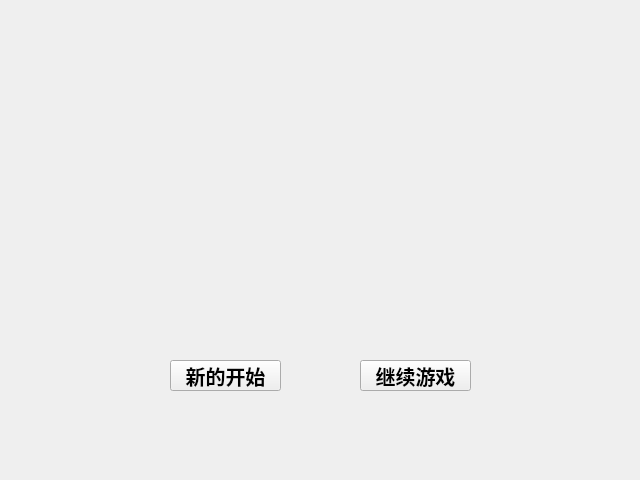
<?xml version="1.0" encoding="UTF-8"?>
<ui version="4.0">
 <class>StartMenu</class>
 <widget class="QWidget" name="StartMenu">
  <property name="geometry">
   <rect>
    <x>0</x>
    <y>0</y>
    <width>640</width>
    <height>480</height>
   </rect>
  </property>
  <property name="windowTitle">
   <string>Form</string>
  </property>
  <property name="autoFillBackground">
   <bool>false</bool>
  </property>
  <property name="styleSheet">
   <string notr="true"/>
  </property>
  <widget class="QPushButton" name="selBtn1">
   <property name="geometry">
    <rect>
     <x>170</x>
     <y>360</y>
     <width>111</width>
     <height>31</height>
    </rect>
   </property>
   <property name="font">
    <font>
     <family>华文新魏</family>
     <pointsize>15</pointsize>
     <bold>true</bold>
    </font>
   </property>
   <property name="styleSheet">
    <string notr="true">QPushButton{border-image: url(:/res/Image/Button/button2.png);}
QPushButton:hover{
	border-image: url(:/res/Image/Button/button1.png);
}
QPushButton:checked{
border-image: url(:/res/Image/Button/button1.png);
}</string>
   </property>
   <property name="text">
    <string>新的开始</string>
   </property>
   <property name="checkable">
    <bool>true</bool>
   </property>
   <property name="checked">
    <bool>false</bool>
   </property>
  </widget>
  <widget class="QPushButton" name="selBtn2">
   <property name="geometry">
    <rect>
     <x>360</x>
     <y>360</y>
     <width>111</width>
     <height>31</height>
    </rect>
   </property>
   <property name="font">
    <font>
     <family>华文新魏</family>
     <pointsize>15</pointsize>
     <bold>true</bold>
    </font>
   </property>
   <property name="styleSheet">
    <string notr="true">QPushButton{border-image: url(:/res/Image/Button/button2.png);}
QPushButton:hover{
	border-image: url(:/res/Image/Button/button1.png);}
QPushButton:checked{
border-image: url(:/res/Image/Button/button1.png);
}</string>
   </property>
   <property name="text">
    <string>继续游戏</string>
   </property>
   <property name="checkable">
    <bool>true</bool>
   </property>
  </widget>
 </widget>
 <resources/>
 <connections/>
</ui>
